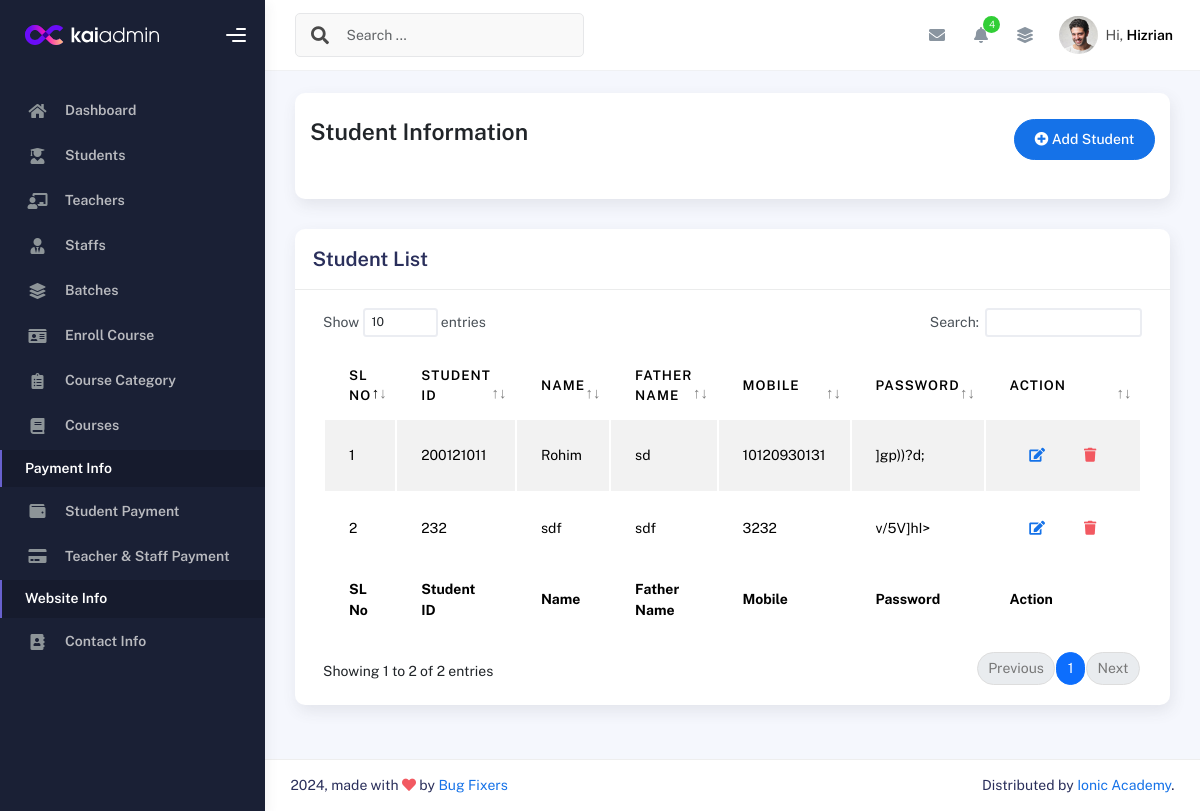
Screenshot of /studentList/ (signed in) with the database file from the repository.
### IMSapp/models.py (models this page shows)
class StudentModel(models.Model):
    Imsuser=models.OneToOneField(IMSUserModel,on_delete=models.CASCADE,related_name='studentinfo',null=True)
    StudentID=models.CharField(max_length=100,null=True)
    StudentName=models.CharField(max_length=100,null=True)
    StudentPhoto=models.ImageField(upload_to='media/studentPhoto',null=True)
    AdmissionDate=models.DateField(auto_now_add=True,null=True)
    EducationalQualification=models.CharField(max_length=100,null=True)
    LinkedInLink =models.CharField(max_length=150,null=True)
    GithubLink =models.CharField(max_length=150,null=True)
    FacebookLink =models.CharField(max_length=150,null=True)

class IMSUserModel(AbstractUser):
    USERTYPE=[
        ('Authority','Authority'),
        ('Student','Student'),
        ('Teacher','Teacher'),
        ('Staff','Staff'),
    ]
    UserType=models.CharField(choices=USERTYPE,max_length=100, null=True)

class PersonalInfoModel(models.Model):
    Imsuser=models.OneToOneField(IMSUserModel,on_delete=models.CASCADE,related_name='personalinfo',null=True)
    Password=models.CharField(max_length=100,null=True)
    FatherName=models.CharField(max_length=100,null=True)
    MotherName=models.CharField(max_length=100,null=True)
    Religion=models.CharField(max_length=100,null=True)
    DOB=models.DateField(null=True)
    GENDER=[
        ('Male','Male'),
        ('Female','Female'),
        ('Other','Other'),
    ]
    Gender=models.CharField(choices=GENDER,max_length=100,null=True)
    Mobile=models.CharField(max_length=100,null=True)
    EmergencyContact=models.CharField(max_length=100,null=True)
    PresentAddress=models.CharField(max_length=100,null=True)
    PermanentAddress=models.CharField(max_length=100,null=True)

### IMSapp/studentviews.py (the view)
# urls.py: path('studentList/',studentlist,name="studentList"),
@login_required
def studentlist(request):
    studentdata = StudentModel.objects.all()
    personaldata = PersonalInfoModel.objects.all()
    combined_data = []
    for student in studentdata:
        personal_info = personaldata.filter(Imsuser=student.Imsuser).first()
        combined_data.append({
            'student': student,
            'personal_info': personal_info
        })
    context = {
        'combined_data': combined_data,
        'studentdata': studentdata
    }
    return render(request,'students/studentlist.html',context)

### IMSapp/templates/students/studentlist.html (shortened to what this page needs)
{% extends "profilemaster/master.html" %}
{% block content %}
<div class="col-sm-12 col-md-12">
    <div class="card card-stats card-round">
        <div class="card-body">
            <div class="d-flex align-items-left align-items-md-center flex-column flex-md-row pt-2 pb-4">
                <div>
                    <h3 class="fw-bold mb-3">Student Information</h3>
                </div>
                <div class="ms-md-auto py-2 py-md-0">
                    <a href="{% url 'addstudent' %}" class="btn btn-primary btn-round"><i class="fas fa-plus-circle"></i> Add Student</a>
                </div>
            </div>
        </div>
    </div>
</div>
<div class="col-md-12">
    <div class="card">
      <div class="card-header">
        <h4 class="card-title">Student List</h4>
      </div>
      <div class="card-body">
        <div class="table-responsive">
          <table id="basic-datatables" class="display table table-striped table-hover">
            <thead>
              <tr>
                <th>SL No</th>
                <th>Student ID</th>
                <th>Name</th>
                <th>Father Name</th>
                <th>Mobile</th>
                <th>Password</th>
                <th>Action</th>
              </tr>
            </thead>
            <tfoot>
              <tr>
                <th>SL No</th>
                <th>Student ID</th>
                <th>Name</th>
                <th>Father Name</th>
                <th>Mobile</th>
                <th>Password</th>
                <th>Action</th>
              </tr>
            </tfoot>
            <tbody>
              {% for i in studentdata %}
                <tr>
                  <td>{{forloop.counter}}</td>
                  <td>{{i.StudentID}}</td>
                  <td>{{i.StudentName}}</td>
                  <td>{{i.Imsuser.personalinfo.FatherName}}</td>
                  <td>{{i.Imsuser.personalinfo.Mobile}}</td>
                  <td>{{i.Imsuser.personalinfo.Password}}</td>
                  <td>
                    <div class="form-button-action">
                      <a href="{% url 'editstudent' i.id %}" class="btn btn-link btn-primary btn-md">
                        <i class="fa fa-edit"></i>
                      </a>
                      <a href="{% url 'deletestudent' i.id %}" class="btn btn-link btn-danger btn-md">
                        <i class="fa fa-trash"></i>
                      </a>
                    </div>
                  </td>
                </tr>
              {% endfor %}
            </tbody>
          </table>
        </div>
      </div>
    </div>
  </div>
{% endblock content %}

### rows the page displays
StudentModel: StudentID "200121011", StudentName "Rohim", Imsuser.personalinfo.FatherName "sd", Imsuser.personalinfo.Mobile "10120930131", Imsuser.personalinfo.Password "]gp))?d;"
StudentModel: StudentID "232", StudentName "sdf", Imsuser.personalinfo.FatherName "sdf", Imsuser.personalinfo.Mobile "3232", Imsuser.personalinfo.Password "v/5V]hI>"
